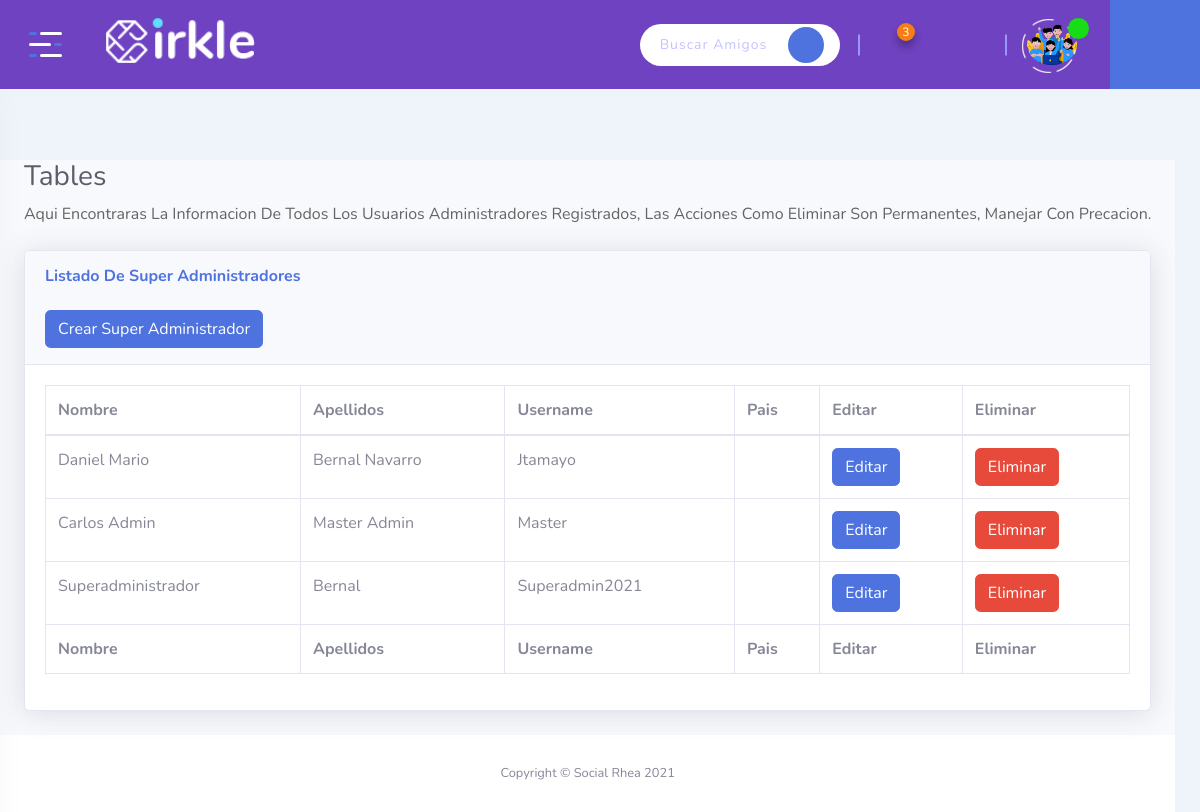
The app's page /admin/superadmins (signed in) with its own data.
### tables this page shows
CREATE TABLE Usuario (ID_Usuario INTEGER PRIMARY KEY AUTOINCREMENT NOT NULL, Usuario VARCHAR NOT NULL UNIQUE, Contrasena VARCHAR NOT NULL, Rol INT CHECK (Rol = 0 or Rol = 1 or Rol = 2) NOT NULL, Estado INT CHECK (Estado = 0 or Estado = 1) NOT NULL, Nombres VARCHAR NOT NULL, Apellidos VARCHAR NOT NULL, Genero INT CHECK (Genero = 0 or Genero = 1 or Genero = 2) NOT NULL, Email VARCHAR NOT NULL UNIQUE, Ubicacion VARCHAR NOT NULL, Foto VARCHAR, Telefono INT NOT NULL, Fecha_Nacimiento DATE NOT NULL, Estado_Civil INT NOT NULL CHECK (Estado_Civil = 1 or Estado_Civil = 2 or Estado_Civil = 3 or Estado_Civil = 4 or Estado_Civil = 5), Fecha DATE NOT NULL DEFAULT (CURRENT_TIMESTAMP), Privacidad INT NOT NULL CHECK (Privacidad = 1 or Privacidad = 2));

### app.py (the view)
@app.route('/admin/superadmins', methods=['GET', 'POST'])
def admin_superadmins():
  if session['usuario']:
    dbUsuario = db.getUser(session['usuario'])
    admins = db.getAllSuperAdmins()
    return render_template('dashboard-superadmin.html', usuario=dbUsuario, usuarios=admins, rol = dbUsuario["Rol"])

### app.py (called while the page is built)
@app.before_request
def antes_de_cada_peticion():
    ruta = request.path
    if not 'usuario' in session and ruta != "/" and ruta != "/admin-login" and ruta != "/logout" and not ruta.startswith("/static"):
        flash("Inicia sesión para continuar")
        return redirect("/")

### db.py (called while the page is built)
def conectar():
    dbname= 'socialrhea.db'
    conn= sqlite3.connect(dbname)
    return conn

def getUser(user):
    conn= conectar()
    try:
      conn.row_factory = sqlite3.Row
      sql = 'SELECT * FROM Usuario WHERE Usuario = ?'
      cursor = conn.execute(sql, (user,))
      resultados = (cursor.fetchone())
      cursor.close()
      conn.close()
      if not resultados:
        return False
      else:
        return resultados
    except Error as e:
      print(f"error in getUser() : {str(e)}"  )

def getAllSuperAdmins():
    conn= conectar()
    conn.row_factory = sqlite3.Row
    try:
      sql = 'SELECT * FROM Usuario WHERE Rol = ?'
      cursor= conn.execute(sql,(0,))
      resultado = (cursor.fetchall())
      if resultado:
        results = [ dict(row) for row in resultado ]
      return results
    except Error as e:
      print(f"error in getPostsFeed() : {str(e)}"  )

### templates/dashboard-superadmin.html (shortened to what this page needs)
{% extends 'dashboard-base.html' %}
{% block contenido %}
<div class="page-content">
  <div id="content-wrapper" class="d-flex flex-column">
      <div class="container-fluid">
        <h1 class="h3 mb-2 text-gray-800">Tables</h1>
        <p class="mb-4">Aqui encontraras la informacion de todos los usuarios administradores registrados, las Acciones como Eliminar son permanentes, manejar con precacion.</p>
        <div class="card shadow mb-4">
            <div class="card-header py-3">
                <h6 class="m-0 font-weight-bold text-primary">Listado de Super Administradores</h6>
                <br>
                <a href="/admin/createsuperadmin" class="btn btn-primary">Crear Super Administrador</a>
            </div>
            <div class="card-body">
                <div class="table-responsive">
                    <table class="table table-bordered" id="dataTable" width="100%" cellspacing="0">
                        <thead>
                            <tr>
                              <th>Nombre</th>
                              <th>Apellidos</th>
                              <th>Username</th>
                              <th>Pais</th>
                              <th>Editar</th>
                              <th>Eliminar</th>
                            </tr>
                        </thead>
                        <tfoot>
                            <tr>
                                <th>Nombre</th>
                                <th>Apellidos</th>
                                <th>Username</th>
                                <th>Pais</th>
                                <th>Editar</th>
                                <th>Eliminar</th>
                            </tr>
                        </tfoot>
                        <tbody>
                        {% for usr in usuarios %}
                            <tr>
                                <td>{{ usr.Nombres }}</td>
                                <td>{{ usr.Apellidos }}</td>
                                <td>{{ usr.Usuario }}</td>
                                <td>{{ usr.Pais }}</td>
                                <td>
                                  <a href="/editarusuario/{{ usr.Usuario }}" class="btn btn-primary">Editar</a>
                                </td>
                                <td>
                                  <a href="/deletesuperadmin/{{ usr.Usuario }}" class="btn btn-danger js-delete">Eliminar</a>
                                </td>
                              </tr>
                        {% endfor %}
                        </tbody>
                    </table>
                </div>
            </div>
        </div>
    </div>
      <footer class="sticky-footer bg-white">
          <div class="container my-auto">
              <div class="copyright text-center my-auto">
                  <span>Copyright &copy; Social Rhea 2021</span>
              </div>
          </div>
      </footer>
  </div>
</div>
{% endblock %}

### templates/dashboard-base.html (shortened to what this page needs)
<!DOCTYPE html>
<html class="no-js" lang="">
<head>
    <link rel="stylesheet" href="{{ url_for('static', filename='css/bootstrap.min.css' ) }}">
    <link rel="stylesheet" href="{{ url_for('static', filename='css/app.css' ) }}">
    <link rel="stylesheet" href="{{ url_for('static', filename='assets/icofont/icofont.min.css' ) }}">
    <link rel="stylesheet" href="{{ url_for('static', filename='css/sb-admin-2.min.css' ) }}">
</head>
<body class="bg-link-water">
    <div id="wrapper" class="wrapper">
        <header class="fixed-header">
            <div class="header-menu">
                <div class="navbar">
                    <div class="nav-item d-none d-sm-block">
                        <div class="header-logo">
                            <a href="/"><img src="{{ url_for('static', filename='assets/img/logo.png')}}" width="190" alt="Social Rhea"></a>
                        </div>
                    </div>
                    <div class="nav-item header-control">
                        <div class="inline-item d-none d-md-block">
                          <form action="" method="POST" class="js-search">
                            <div class="input-group">
                              <input type="text" class="form-control" name="busqueda" placeholder="Buscar Amigos.......">
                              <div class="input-group-append">
                                <input type="submit" class="submit-btn" value="" type="button"><i class="icofont-search"></i></input>
                              </div>
                            </div>
                          </form>
                        </div>
                        <div class="inline-item d-flex align-items-center">
                          <div class="dropdown dropdown-notification">
                            <button class="dropdown-toggle" type="button" data-toggle="dropdown" aria-expanded="false">
                                <i class="icofont-notification"></i><span class="notify-count">3</span>
                            </button>
                        </div>
                        <div class="dropdown dropdown-message">
                          <button class="dropdown-toggle" type="button" data-toggle="dropdown" aria-expanded="false">
                              <i class="icofont-speech-comments"></i>
                          </button>
                      </div>
                            <div class="dropdown dropdown-friend">
                                <button class="dropdown-toggle" type="button" data-toggle="dropdown" aria-expanded="false">
                                    <i class="icofont-users-alt-4"></i>
                                </button>
                            </div>
                        </div>
                        <div class="inline-item">
                            <div class="dropdown dropdown-admin">
                                <a href="/profile/{{ usuario.Usuario }}" class="dropdown-toggle"></button>
                                    <span class="media">
                                        <span class="item-img">
                                            <img src="/static/uploads/imgusuarios/{{ usuario.Foto }}" width="50" height="50" alt="{{ usuario.Nombre }}">
                                            <span class="acc-verified"><i class="icofont-check"></i></span>
                                        </span>
                                    </span>
                                  </a>
                            </div>
                        </div>
                    </div>
                </div>
            </div>
        </header>
        <div class="fixed-sidebar">
            <div class="fixed-sidebar-left small-sidebar">
                <div class="sidebar-toggle">
                    <button class="toggle-btn toggler-open">
                        <span></span>
                        <span></span>
                        <span></span>
                    </button>
                </div>
            </div>
        </div>
        <div class="fixed-sidebar right">
            <div class="fixed-sidebar-right small-sidebar">
                <div class="sidebar-toggle" id="chat-head-toggle">
                    <button class="chat-icon">
                        <i class="icofont-speech-comments"></i>
                    </button>
                </div>
            </div>
        </div>
        {% block contenido %}
        {% endblock %}
  </div>
</body>
</html>

### records on screen
Usuario: Foto (picture)
Usuario: Nombres "Daniel Mario", Apellidos "Bernal Navarro", Usuario "Jtamayo"
Usuario: Nombres "Carlos Admin", Apellidos "Master Admin", Usuario "Master"
Usuario: Nombres "Superadministrador", Apellidos "Bernal", Usuario "Superadmin2021"
